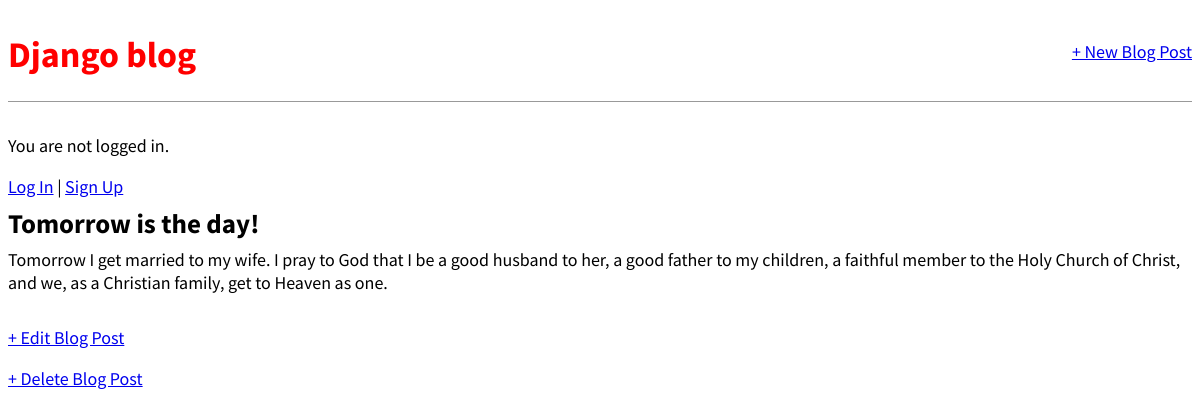
Screenshot of /post/3/ with the database file from the repository.
### blog/models.py (models this page shows, shortened)
class Post(models.Model):
    title = models.CharField(max_length=200)
    author = models.ForeignKey(
        "auth.User",
        on_delete=models.CASCADE,
    )
    body = models.TextField()

### blog/views.py (the view)
# urls.py: path("post/<int:pk>/", BlogDetailView.as_view(), name="post_detail"),
class BlogDetailView(DetailView):
    model = Post
    template_name = "post_detail.html"

### templates/post_detail.html
{% extends "base.html" %}
{% block content %}
<div class="post-entry">
  <h2>{{ post.title }}</h2>
  <p>{{ post.body }}</p>
</div>
<div>
  <p><a href="{% url 'post_edit' post.pk %}">+ Edit Blog Post</a></p>
  <p><a href="{% url 'post_delete' post.pk %}">+ Delete Blog Post</a></p>
</div>
{% endblock content %}

### static/css/base.css (style rules this page uses)
body { font-family: 'Source Sans Pro', sans-serif; font-size: 18px; }
.post-entry { margin-bottom: 2rem; }
.post-entry h2 { margin: 0.5rem 0; }
.post-entry p { margin: 0; font-weight: 400; }

### rows the page displays
Post: title "Tomorrow is the day!", body "Tomorrow I get married to my wife. I pray to God that I be a good husband to her, a good father to my children, a faithful member to the Holy Church of Christ, and we, as a Christian family, get to Heaven as one."
